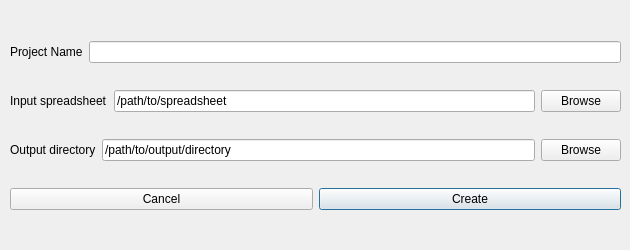
<?xml version="1.0" encoding="UTF-8"?>
<ui version="4.0">
 <class>createProject</class>
 <widget class="QDialog" name="createProject">
  <property name="geometry">
   <rect>
    <x>0</x>
    <y>0</y>
    <width>630</width>
    <height>250</height>
   </rect>
  </property>
  <property name="windowTitle">
   <string>Dialog</string>
  </property>
  <widget class="QWidget" name="layoutWidget">
   <property name="geometry">
    <rect>
     <x>10</x>
     <y>20</y>
     <width>611</width>
     <height>211</height>
    </rect>
   </property>
   <layout class="QHBoxLayout" name="horizontalLayout_7">
    <item>
     <layout class="QHBoxLayout" name="horizontalLayout_2">
      <item>
       <layout class="QVBoxLayout" name="verticalLayout">
        <item>
         <layout class="QHBoxLayout" name="horizontalLayout_6">
          <item>
           <widget class="QLabel" name="label_4">
            <property name="text">
             <string>Project Name</string>
            </property>
           </widget>
          </item>
          <item>
           <widget class="QLineEdit" name="projectName"/>
          </item>
         </layout>
        </item>
        <item>
         <layout class="QHBoxLayout" name="horizontalLayout">
          <item>
           <widget class="QLabel" name="label">
            <property name="text">
             <string>Input spreadsheet</string>
            </property>
           </widget>
          </item>
          <item>
           <widget class="QLineEdit" name="inputSpreadsheet">
            <property name="text">
             <string>/path/to/spreadsheet</string>
            </property>
           </widget>
          </item>
          <item>
           <widget class="QPushButton" name="inputSpreadsheetBtn">
            <property name="text">
             <string>Browse</string>
            </property>
           </widget>
          </item>
         </layout>
        </item>
        <item>
         <layout class="QHBoxLayout" name="horizontalLayout_4">
          <item>
           <widget class="QLabel" name="label_2">
            <property name="text">
             <string>Output directory</string>
            </property>
           </widget>
          </item>
          <item>
           <widget class="QLineEdit" name="outputDir">
            <property name="text">
             <string>/path/to/output/directory</string>
            </property>
           </widget>
          </item>
          <item>
           <widget class="QPushButton" name="outputDirBtn">
            <property name="text">
             <string>Browse</string>
            </property>
           </widget>
          </item>
         </layout>
        </item>
        <item>
         <layout class="QHBoxLayout" name="horizontalLayout_8">
          <item>
           <widget class="QPushButton" name="cancelButton">
            <property name="text">
             <string>Cancel</string>
            </property>
            <property name="autoDefault">
             <bool>false</bool>
            </property>
           </widget>
          </item>
          <item>
           <widget class="QPushButton" name="importBtn">
            <property name="text">
             <string>Create</string>
            </property>
            <property name="autoDefault">
             <bool>false</bool>
            </property>
            <property name="default">
             <bool>true</bool>
            </property>
           </widget>
          </item>
         </layout>
        </item>
       </layout>
      </item>
     </layout>
    </item>
   </layout>
  </widget>
 </widget>
 <resources/>
 <connections/>
</ui>
